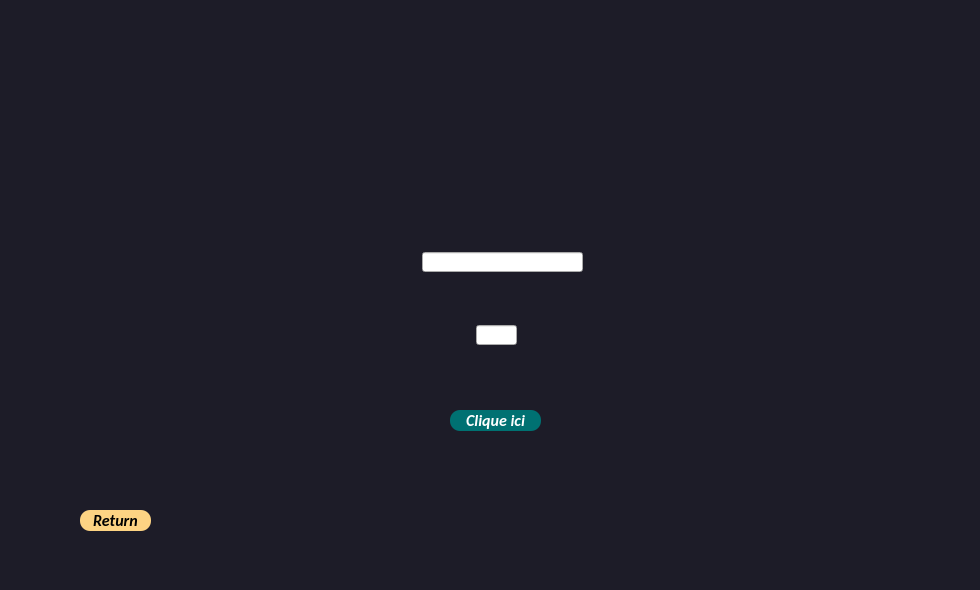
<?xml version="1.0" encoding="UTF-8"?>
<ui version="4.0">
 <class>MainWindow</class>
 <widget class="QMainWindow" name="MainWindow">
  <property name="geometry">
   <rect>
    <x>0</x>
    <y>0</y>
    <width>980</width>
    <height>590</height>
   </rect>
  </property>
  <property name="windowTitle">
   <string>MainWindow</string>
  </property>
  <property name="styleSheet">
   <string notr="true"/>
  </property>
  <widget class="QWidget" name="centralwidget">
   <widget class="QLineEdit" name="motMiroir">
    <property name="geometry">
     <rect>
      <x>422</x>
      <y>252</y>
      <width>161</width>
      <height>20</height>
     </rect>
    </property>
   </widget>
   <widget class="QLineEdit" name="N_puis">
    <property name="geometry">
     <rect>
      <x>476</x>
      <y>325</y>
      <width>41</width>
      <height>20</height>
     </rect>
    </property>
   </widget>
   <widget class="QPushButton" name="return_puiss">
    <property name="geometry">
     <rect>
      <x>80</x>
      <y>510</y>
      <width>71</width>
      <height>21</height>
     </rect>
    </property>
    <property name="font">
     <font>
      <family>Calibri</family>
      <pointsize>12</pointsize>
      <weight>75</weight>
      <italic>true</italic>
      <bold>true</bold>
      <stylestrategy>PreferDefault</stylestrategy>
      <kerning>true</kerning>
     </font>
    </property>
    <property name="mouseTracking">
     <bool>true</bool>
    </property>
    <property name="focusPolicy">
     <enum>Qt::StrongFocus</enum>
    </property>
    <property name="contextMenuPolicy">
     <enum>Qt::DefaultContextMenu</enum>
    </property>
    <property name="styleSheet">
     <string notr="true">border-radius: 10px;
background-color: #FDD383</string>
    </property>
    <property name="text">
     <string>Return</string>
    </property>
   </widget>
   <widget class="QLabel" name="label">
    <property name="geometry">
     <rect>
      <x>-10</x>
      <y>-10</y>
      <width>1011</width>
      <height>601</height>
     </rect>
    </property>
    <property name="autoFillBackground">
     <bool>false</bool>
    </property>
    <property name="styleSheet">
     <string notr="true">background-color: rgb(29, 28, 40);</string>
    </property>
    <property name="text">
     <string>&lt;html&gt;&lt;head/&gt;&lt;body&gt;&lt;p&gt;&lt;img src=&quot;:/Bg/TP THL/Frame_puiss.jpg&quot;/&gt;&lt;/p&gt;&lt;/body&gt;&lt;/html&gt;</string>
    </property>
    <property name="scaledContents">
     <bool>false</bool>
    </property>
   </widget>
   <widget class="QPushButton" name="puiss_button">
    <property name="geometry">
     <rect>
      <x>450</x>
      <y>410</y>
      <width>91</width>
      <height>21</height>
     </rect>
    </property>
    <property name="font">
     <font>
      <family>Calibri</family>
      <pointsize>12</pointsize>
      <weight>75</weight>
      <italic>true</italic>
      <bold>true</bold>
      <stylestrategy>PreferDefault</stylestrategy>
      <kerning>true</kerning>
     </font>
    </property>
    <property name="mouseTracking">
     <bool>true</bool>
    </property>
    <property name="focusPolicy">
     <enum>Qt::StrongFocus</enum>
    </property>
    <property name="contextMenuPolicy">
     <enum>Qt::DefaultContextMenu</enum>
    </property>
    <property name="styleSheet">
     <string notr="true">border-radius: 10px;
background-color: #007172;
color: white;</string>
    </property>
    <property name="text">
     <string>Clique ici</string>
    </property>
   </widget>
   <zorder>label</zorder>
   <zorder>motMiroir</zorder>
   <zorder>N_puis</zorder>
   <zorder>return_puiss</zorder>
   <zorder>puiss_button</zorder>
  </widget>
 </widget>
 <resources>
  <include location="Frame1.qrc"/>
  <include location="Frame1.qrc"/>
 </resources>
 <connections/>
</ui>
